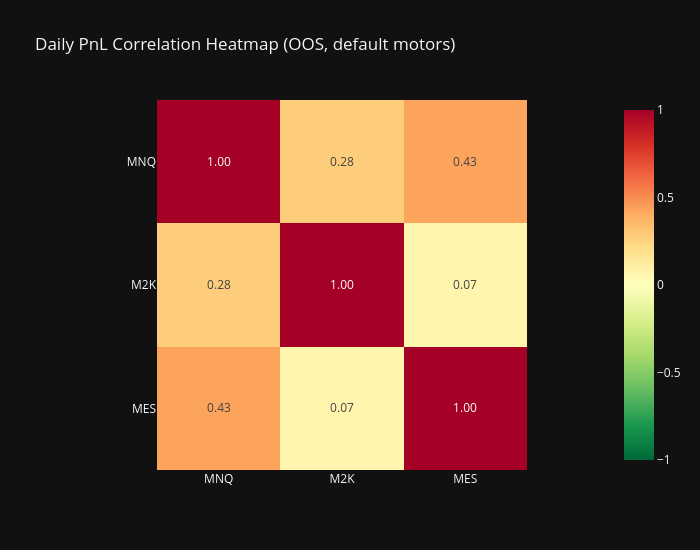
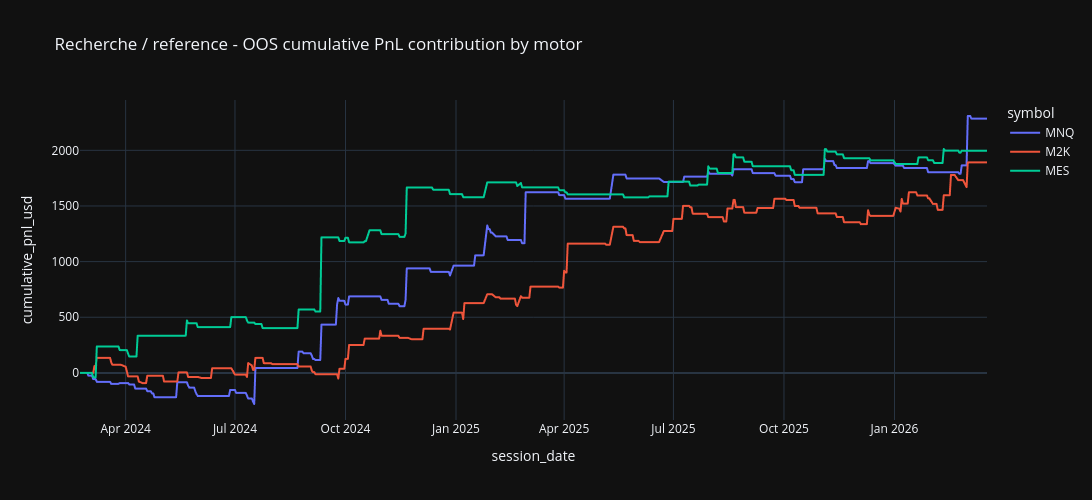
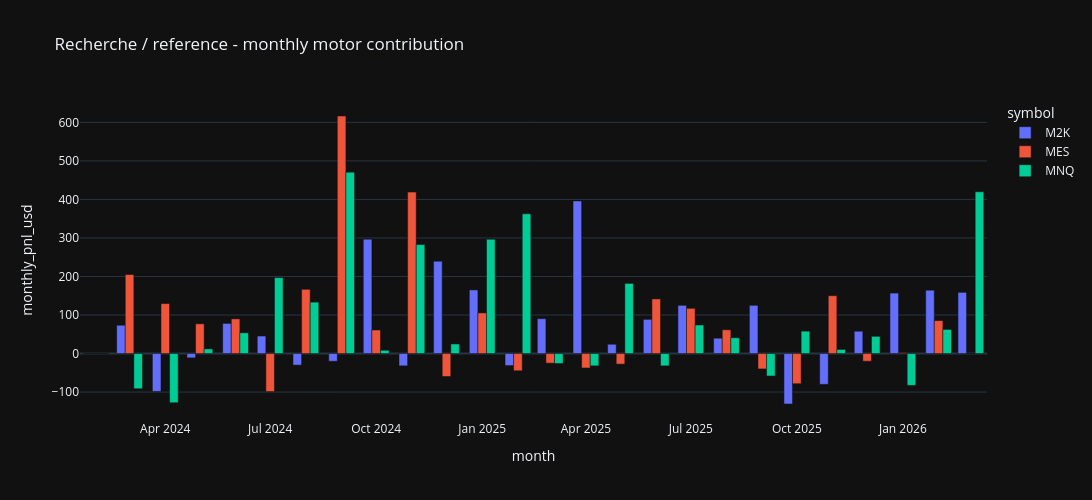
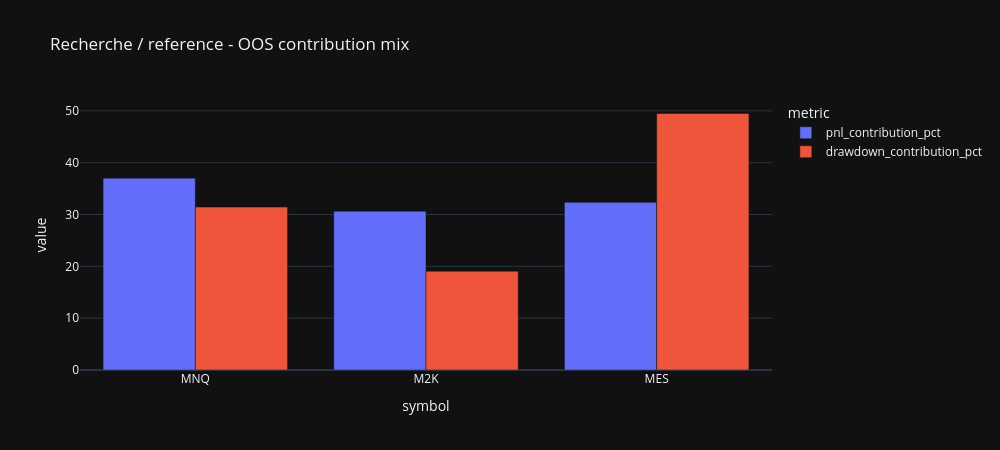

Notebook source saved alongside these figures, in order:
### Code cell
display(Markdown("## 5. Diversification"))

corr_fig = px.imshow(
    correlation_matrix_daily.astype(float),
    text_auto=".2f",
    color_continuous_scale="RdYlGn_r",
    zmin=-1.0,
    zmax=1.0,
    title="Daily PnL Correlation Heatmap (OOS, default motors)",
)
corr_fig.update_layout(template=PLOT_TEMPLATE, width=700, height=550)
corr_fig.show()

contrib_fig = px.line(
    research_motor_oos,
    x="session_date",
    y="cumulative_pnl_usd",
    color="symbol",
    title="Recherche / reference - OOS cumulative PnL contribution by motor",
)
contrib_fig.update_layout(template=PLOT_TEMPLATE, width=1350, height=500)
contrib_fig.show()

monthly_fig = px.bar(
    research_motor_monthly,
    x="month",
    y="monthly_pnl_usd",
    color="symbol",
    barmode="group",
    title="Recherche / reference - monthly motor contribution",
)
monthly_fig.update_layout(template=PLOT_TEMPLATE, width=1400, height=500)
monthly_fig.show()

if research_div is not None:
    pnl_dd = pd.DataFrame(
        {
            "symbol": ["MNQ", "M2K", "MES"],
            "pnl_contribution_pct": [
                research_div.get("pnl_contribution_pct_MNQ"),
                research_div.get("pnl_contribution_pct_M2K"),
                research_div.get("pnl_contribution_pct_MES"),
            ],
            "drawdown_contribution_pct": [
                research_div.get("drawdown_contribution_pct_MNQ"),
                research_div.get("drawdown_contribution_pct_M2K"),
                research_div.get("drawdown_contribution_pct_MES"),
            ],
        }
    )
    contrib_bar = px.bar(
        pnl_dd.melt(id_vars="symbol", var_name="metric", value_name="value"),
        x="symbol",
        y="value",
        color="metric",
        barmode="group",
        title="Recherche / reference - OOS contribution mix",
    )
    contrib_bar.update_layout(template=PLOT_TEMPLATE, width=1000, height=450)
    contrib_bar.show()

### Figure 1 — Plotly figure (JSON) as saved in the notebook; plotly's stock layout.template omitted (floating-point values rounded to 4 significant figures)
{"data": [{"coloraxis": "coloraxis", "hovertemplate": "x: %{x}<br>y: %{y}<br>color: %{z}<extra></extra>", "name": "0", "texttemplate": "%{z:.2f}", "type": "heatmap", "x": ["MNQ", "M2K", "MES"], "xaxis": "x", "y": ["MNQ", "M2K", "MES"], "yaxis": "y", "z": [[1.0, 0.2765, 0.4317], [0.2765, 1.0, 0.06735], [0.4317, 0.06735, 1.0]]}], "layout": {"coloraxis": {"cmax": 1.0, "cmin": -1.0, "colorscale": [[0.0, "rgb(0,104,55)"], [0.1, "rgb(26,152,80)"], [0.2, "rgb(102,189,99)"], [0.3, "rgb(166,217,106)"], [0.4, "rgb(217,239,139)"], [0.5, "rgb(255,255,191)"], [0.6, "rgb(254,224,139)"], [0.7, "rgb(253,174,97)"], [0.8, "rgb(244,109,67)"], [0.9, "rgb(215,48,39)"], [1.0, "rgb(165,0,38)"]]}, "height": 550, "title": {"text": "Daily PnL Correlation Heatmap (OOS, default motors)"}, "width": 700, "xaxis": {"anchor": "y", "constrain": "domain", "domain": [0.0, 1.0], "scaleanchor": "y"}, "yaxis": {"anchor": "x", "autorange": "reversed", "constrain": "domain", "domain": [0.0, 1.0]}}}

### Figure 2 — Plotly figure (JSON) as saved in the notebook; plotly's stock layout.template omitted (floating-point values rounded to 4 significant figures; data arrays with more than 128 entries replaced by an {"elided": "..."} marker saying what was removed)
{"data": [{"hovertemplate": "symbol=MNQ<br>session_date=%{x}<br>cumulative_pnl_usd=%{y}<extra></extra>", "legendgroup": "MNQ", "line": {"color": "#636efa", "dash": "solid"}, "marker": {"symbol": "circle"}, "mode": "lines", "name": "MNQ", "showlegend": true, "type": "scattergl", "x": {"elided": "525 str values"}, "xaxis": "x", "y": {"elided": "525 float values"}, "yaxis": "y"}, {"hovertemplate": "symbol=M2K<br>session_date=%{x}<br>cumulative_pnl_usd=%{y}<extra></extra>", "legendgroup": "M2K", "line": {"color": "#EF553B", "dash": "solid"}, "marker": {"symbol": "circle"}, "mode": "lines", "name": "M2K", "showlegend": true, "type": "scattergl", "x": {"elided": "525 str values"}, "xaxis": "x", "y": {"elided": "525 float values"}, "yaxis": "y"}, {"hovertemplate": "symbol=MES<br>session_date=%{x}<br>cumulative_pnl_usd=%{y}<extra></extra>", "legendgroup": "MES", "line": {"color": "#00cc96", "dash": "solid"}, "marker": {"symbol": "circle"}, "mode": "lines", "name": "MES", "showlegend": true, "type": "scattergl", "x": {"elided": "525 str values"}, "xaxis": "x", "y": {"elided": "525 float values"}, "yaxis": "y"}], "layout": {"height": 500, "legend": {"title": {"text": "symbol"}, "tracegroupgap": 0}, "title": {"text": "Recherche / reference - OOS cumulative PnL contribution by motor"}, "width": 1350, "xaxis": {"anchor": "y", "domain": [0.0, 1.0], "title": {"text": "session_date"}}, "yaxis": {"anchor": "x", "domain": [0.0, 1.0], "title": {"text": "cumulative_pnl_usd"}}}}

### Figure 3 — Plotly figure (JSON) as saved in the notebook; plotly's stock layout.template omitted (floating-point values rounded to 4 significant figures)
{"data": [{"alignmentgroup": "True", "hovertemplate": "symbol=M2K<br>month=%{x}<br>monthly_pnl_usd=%{y}<extra></extra>", "legendgroup": "M2K", "marker": {"color": "#636efa", "pattern": {"shape": ""}}, "name": "M2K", "offsetgroup": "M2K", "orientation": "v", "showlegend": true, "textposition": "auto", "type": "bar", "x": ["2024-02-01T00:00:00.000000000", "2024-03-01T00:00:00.000000000", "2024-04-01T00:00:00.000000000", "2024-05-01T00:00:00.000000000", "2024-06-01T00:00:00.000000000", "2024-07-01T00:00:00.000000000", "2024-08-01T00:00:00.000000000", "2024-09-01T00:00:00.000000000", "2024-10-01T00:00:00.000000000", "2024-11-01T00:00:00.000000000", "2024-12-01T00:00:00.000000000", "2025-01-01T00:00:00.000000000", "2025-02-01T00:00:00.000000000", "2025-03-01T00:00:00.000000000", "2025-04-01T00:00:00.000000000", "2025-05-01T00:00:00.000000000", "2025-06-01T00:00:00.000000000", "2025-07-01T00:00:00.000000000", "2025-08-01T00:00:00.000000000", "2025-09-01T00:00:00.000000000", "2025-10-01T00:00:00.000000000", "2025-11-01T00:00:00.000000000", "2025-12-01T00:00:00.000000000", "2026-01-01T00:00:00.000000000", "2026-02-01T00:00:00.000000000", "2026-03-01T00:00:00.000000000"], "xaxis": "x", "y": [0.0, 73.43, -98.4, -11.22, 78.15, 45.38, -30.0, -20.1, 296.8, -32.0, 239.7, 165.1, -31.2, 90.45, 396.1, 24.02, 88.67, 125.0, 39.8, 125.0, -131.0, -80.0, 57.9, 156.9, 164.4, 158.7], "yaxis": "y"}, {"alignmentgroup": "True", "hovertemplate": "symbol=MES<br>month=%{x}<br>monthly_pnl_usd=%{y}<extra></extra>", "legendgroup": "MES", "marker": {"color": "#EF553B", "pattern": {"shape": ""}}, "name": "MES", "offsetgroup": "MES", "orientation": "v", "showlegend": true, "textposition": "auto", "type": "bar", "x": ["2024-02-01T00:00:00.000000000", "2024-03-01T00:00:00.000000000", "2024-04-01T00:00:00.000000000", "2024-05-01T00:00:00.000000000", "2024-06-01T00:00:00.000000000", "2024-07-01T00:00:00.000000000", "2024-08-01T00:00:00.000000000", "2024-09-01T00:00:00.000000000", "2024-10-01T00:00:00.000000000", "2024-11-01T00:00:00.000000000", "2024-12-01T00:00:00.000000000", "2025-01-01T00:00:00.000000000", "2025-02-01T00:00:00.000000000", "2025-03-01T00:00:00.000000000", "2025-04-01T00:00:00.000000000", "2025-05-01T00:00:00.000000000", "2025-06-01T00:00:00.000000000", "2025-07-01T00:00:00.000000000", "2025-08-01T00:00:00.000000000", "2025-09-01T00:00:00.000000000", "2025-10-01T00:00:00.000000000", "2025-11-01T00:00:00.000000000", "2025-12-01T00:00:00.000000000", "2026-01-01T00:00:00.000000000", "2026-02-01T00:00:00.000000000", "2026-03-01T00:00:00.000000000"], "xaxis": "x", "y": [0.0, 205.0, 129.6, 77.1, 89.92, -98.75, 166.7, 616.5, 61.06, 418.9, -59.58, 105.4, -44.79, -25.0, -37.5, -27.5, 141.7, 117.3, 61.67, -40.0, -78.33, 150.1, -20.0, 1.964, 85.4, 0.0], "yaxis": "y"}, {"alignmentgroup": "True", "hovertemplate": "symbol=MNQ<br>month=%{x}<br>monthly_pnl_usd=%{y}<extra></extra>", "legendgroup": "MNQ", "marker": {"color": "#00cc96", "pattern": {"shape": ""}}, "name": "MNQ", "offsetgroup": "MNQ", "orientation": "v", "showlegend": true, "textposition": "auto", "type": "bar", "x": ["2024-02-01T00:00:00.000000000", "2024-03-01T00:00:00.000000000", "2024-04-01T00:00:00.000000000", "2024-05-01T00:00:00.000000000", "2024-06-01T00:00:00.000000000", "2024-07-01T00:00:00.000000000", "2024-08-01T00:00:00.000000000", "2024-09-01T00:00:00.000000000", "2024-10-01T00:00:00.000000000", "2024-11-01T00:00:00.000000000", "2024-12-01T00:00:00.000000000", "2025-01-01T00:00:00.000000000", "2025-02-01T00:00:00.000000000", "2025-03-01T00:00:00.000000000", "2025-04-01T00:00:00.000000000", "2025-05-01T00:00:00.000000000", "2025-06-01T00:00:00.000000000", "2025-07-01T00:00:00.000000000", "2025-08-01T00:00:00.000000000", "2025-09-01T00:00:00.000000000", "2025-10-01T00:00:00.000000000", "2025-11-01T00:00:00.000000000", "2025-12-01T00:00:00.000000000", "2026-01-01T00:00:00.000000000", "2026-02-01T00:00:00.000000000", "2026-03-01T00:00:00.000000000"], "xaxis": "x", "y": [0.0, -91.33, -127.7, 12.1, 53.82, 197.0, 133.4, 470.8, 8.492, 282.8, 24.83, 296.7, 362.5, -26.0, -32.0, 182.1, -32.0, 74.04, 40.92, -58.33, 58.1, 10.67, 44.63, -82.67, 62.59, 419.8], "yaxis": "y"}], "layout": {"barmode": "group", "height": 500, "legend": {"title": {"text": "symbol"}, "tracegroupgap": 0}, "title": {"text": "Recherche / reference - monthly motor contribution"}, "width": 1400, "xaxis": {"anchor": "y", "domain": [0.0, 1.0], "title": {"text": "month"}}, "yaxis": {"anchor": "x", "domain": [0.0, 1.0], "title": {"text": "monthly_pnl_usd"}}}}

### Figure 4 — Plotly figure (JSON) as saved in the notebook; plotly's stock layout.template omitted (floating-point values rounded to 4 significant figures)
{"data": [{"alignmentgroup": "True", "hovertemplate": "metric=pnl_contribution_pct<br>symbol=%{x}<br>value=%{y}<extra></extra>", "legendgroup": "pnl_contribution_pct", "marker": {"color": "#636efa", "pattern": {"shape": ""}}, "name": "pnl_contribution_pct", "offsetgroup": "pnl_contribution_pct", "orientation": "v", "showlegend": true, "textposition": "auto", "type": "bar", "x": ["MNQ", "M2K", "MES"], "xaxis": "x", "y": [37.02, 30.64, 32.34], "yaxis": "y"}, {"alignmentgroup": "True", "hovertemplate": "metric=drawdown_contribution_pct<br>symbol=%{x}<br>value=%{y}<extra></extra>", "legendgroup": "drawdown_contribution_pct", "marker": {"color": "#EF553B", "pattern": {"shape": ""}}, "name": "drawdown_contribution_pct", "offsetgroup": "drawdown_contribution_pct", "orientation": "v", "showlegend": true, "textposition": "auto", "type": "bar", "x": ["MNQ", "M2K", "MES"], "xaxis": "x", "y": [31.44, 19.07, 49.49], "yaxis": "y"}], "layout": {"barmode": "group", "height": 450, "legend": {"title": {"text": "metric"}, "tracegroupgap": 0}, "title": {"text": "Recherche / reference - OOS contribution mix"}, "width": 1000, "xaxis": {"anchor": "y", "domain": [0.0, 1.0], "title": {"text": "symbol"}}, "yaxis": {"anchor": "x", "domain": [0.0, 1.0], "title": {"text": "value"}}}}
